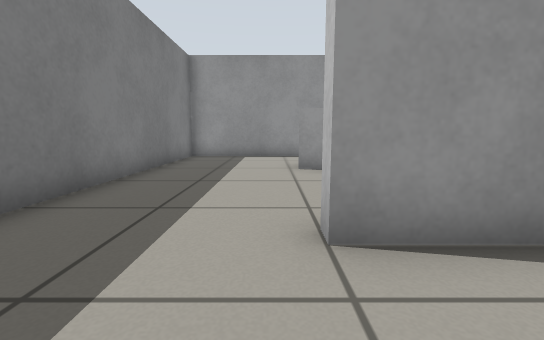
view 1 (above)

14 first-person views from a walk through a robot-simulator world made for Gazebo. The camera is 0.5 m above the floor, tilts 8° down and sees 90° across. The floor is counted in squares, 0.5 m on a side. Each view is taken from the middle of a square. On the plan, view 1 faces up. The plan holds only what a view shows up to about 11 squares ahead; the rest is blank.

view 2
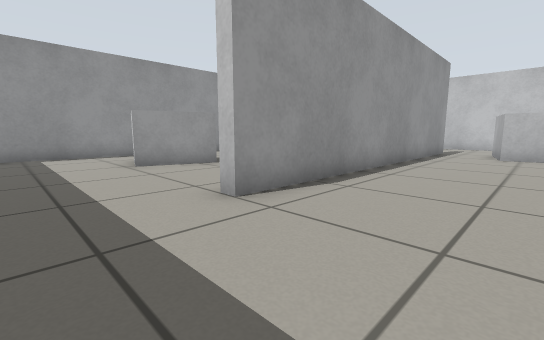

view 3
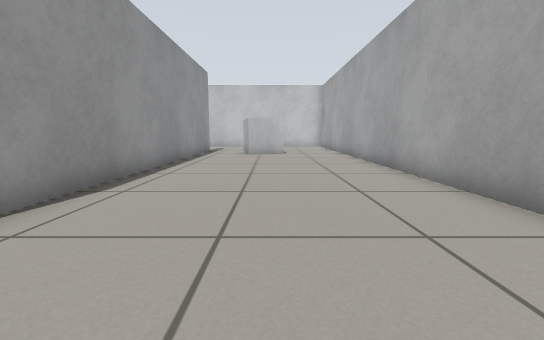

view 4
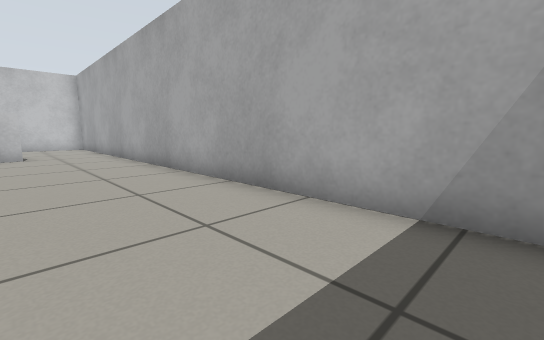

view 5
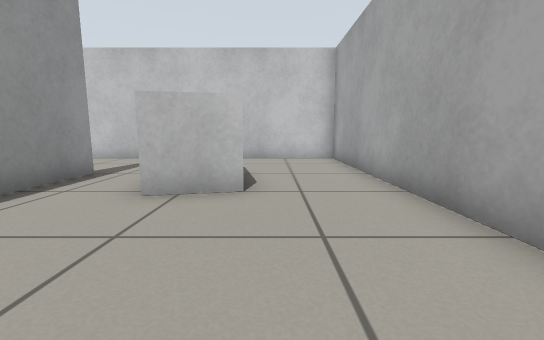

view 6
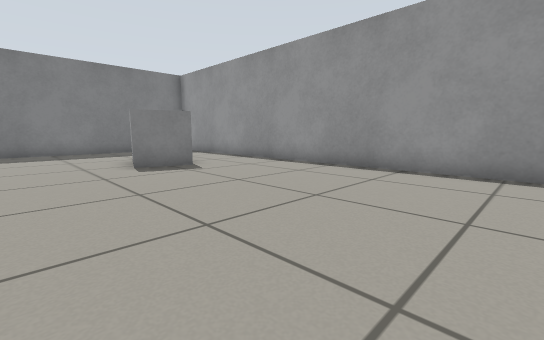

view 7
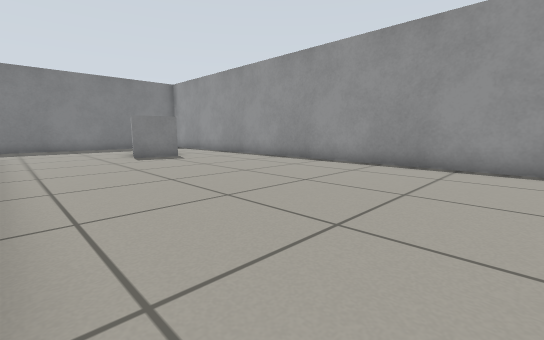

view 8
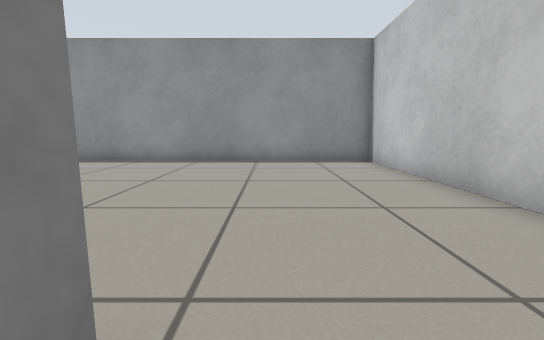

view 9
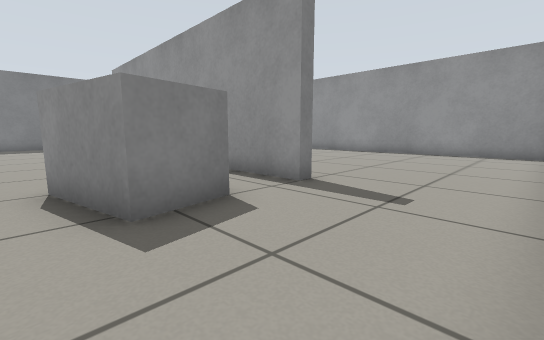

view 10
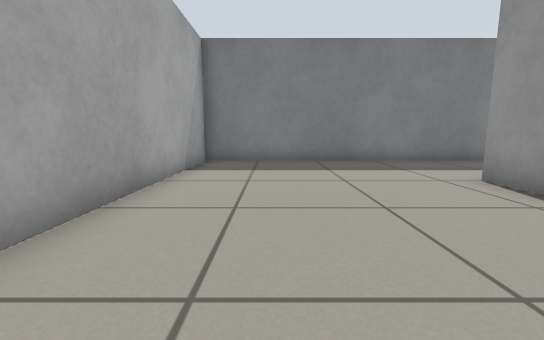

view 11
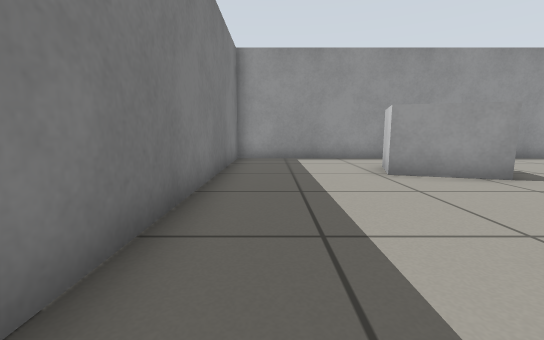

view 12
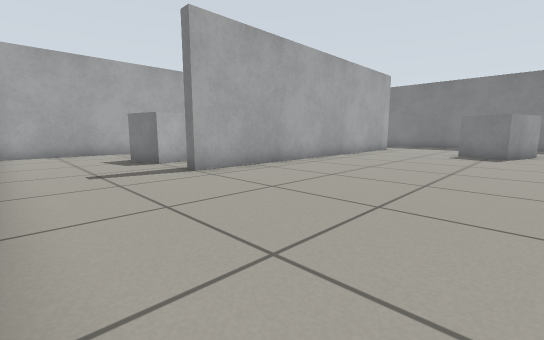

view 13
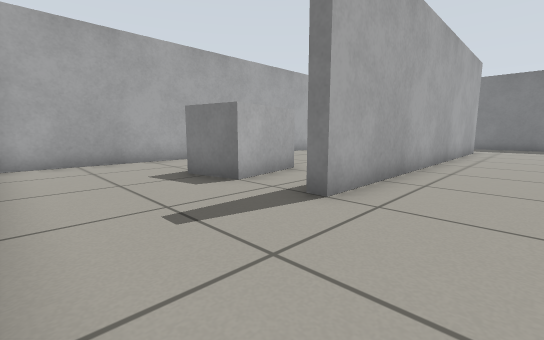

view 14
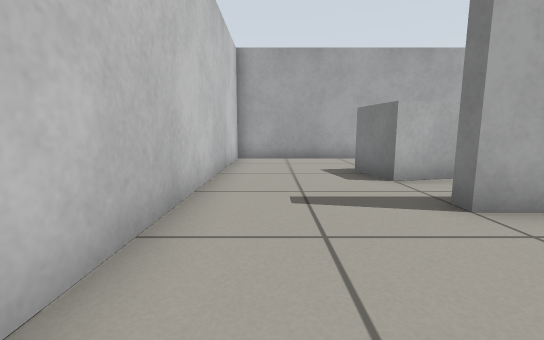

### Floor plan
Points are (right, up) in squares from view 1. A wall is a line through its corners. A room is listed if a view was taken in it or the views show most of it. See-through windows are left out.
Room 1 (views 1, 2, 3, 4, 5, 8, 9, 10, 11)
walls: (12.5, 2.7) (12.5, 2.3) (0.5, 2.3); (-3.3, 2.4) (-3.3, -4.3) (16.3, -4.3) (16.3, 2.4)
ways out: opening at (-1.5, 2) to room 2; opening at (14.5, 2) to room 2
objects: white box (10, -1) to (13, 0)
Room 2 (views 6, 7, 12, 13, 14)
walls: (2.2, 2.7) (12.5, 2.7); (0.5, 2.3) (0.5, 2.8); (16.3, 2.4) (16.3, 11.3) (-3.3, 11.3) (-3.3, 2.4)
ways out: opening at (-1.5, 2) to room 1; opening at (14.5, 2) to room 1
objects: white box (1, 7) to (3, 9)

Positions as (right, up) in squares from view 1, and headings:
1: (0, 0), facing up
2: (-2, -1), facing up-right
3: (-2, -1), facing right
4: (-2, -1), facing down-right
5: (6, -2), facing right
6: (11, 4), facing up-left
7: (14, 3), facing up-left
8: (13, 2), facing up
9: (16, -2), facing up-left
10: (6, -2), facing left
11: (-2, 1), facing up
12: (16, 9), facing down-left
13: (16, 5), facing down-left
14: (15, 6), facing down
